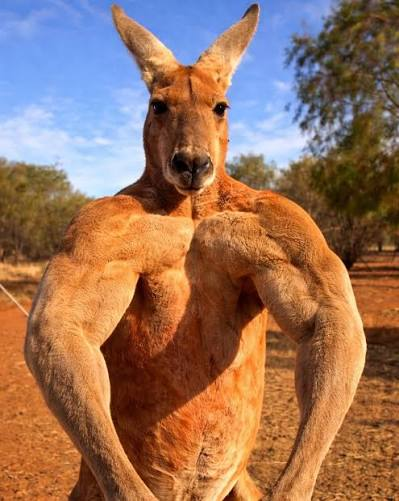
#> input picture img-original-0074/canguro-0074-original.jpg, 399 x 501 px
$ python codigo-va-0074.py
#> lines starting #> are read from the running program, lines starting #| are printed output that depends on the picture; after the words box and inside, x2 and y2 are one past the last pixel; in counts of white or black regions, pixels touching at a corner belong together
# Examen de Jaquez Andres 0074 Numero de lista 31

import cv2
from pathlib import Path

# 1. Definir las rutas de trabajo
carpeta_proyecto = Path(__file__).resolve().parent.parent

# CORREGIDO: Se ajustó el nombre exacto del archivo según la captura
ruta_original = (
    carpeta_proyecto
    / "img-original-0074"
    / "canguro-0074-original.jpg"
)

carpeta_resultados = (
    carpeta_proyecto / "resultados-img-0074"
)

# Crear la carpeta de resultados si no existe
carpeta_resultados.mkdir(parents=True, exist_ok=True)

# 2. Leer la imagen original con imread
img0074 = cv2.imread(str(ruta_original))
#> img0074 is the input picture: shape (501, 399, 3); mean B, G, R 91, 113.8, 153.1

# Comprobar que la imagen se haya leído correctamente
if img0074 is None:
    raise FileNotFoundError(
        f"No se pudo leer la imagen: {ruta_original}"
    )

# 3. Rotar la imagen 90 grados en sentido horario
img90_0074 = cv2.rotate(
    img0074, cv2.ROTATE_90_CLOCKWISE
)
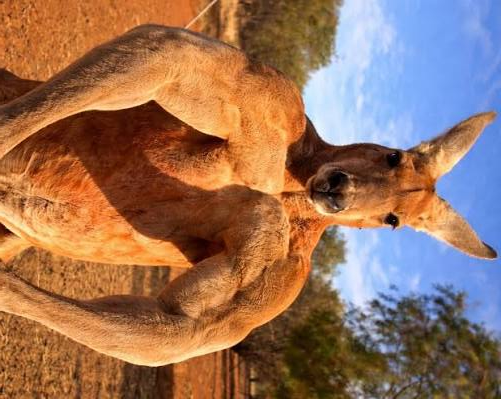
#> img90_0074: shape (399, 501, 3); mean B, G, R 91, 113.8, 153.1

# 4. Rotar la imagen 45 grados
alto, ancho = img0074.shape[:2]
#> alto = 501; ancho = 399

centro = (ancho // 2, alto // 2)
#> centro = (199, 250)

matriz_rotacion = cv2.getRotationMatrix2D(
    centro, 45, 1.0
)

img45_0074 = cv2.warpAffine(
    img0074,
    matriz_rotacion,
    (ancho, alto)
)
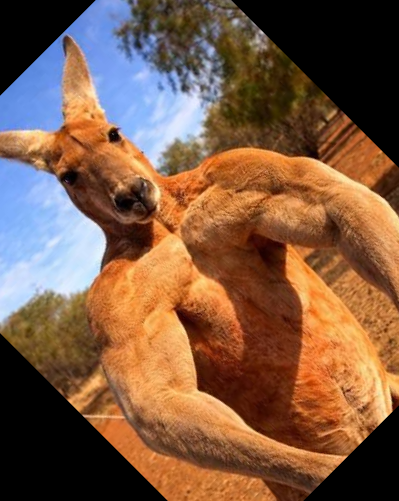
#> img45_0074: shape (501, 399, 3); mean B, G, R 68, 90.5, 125.9

# 5. Redimensionar a 600 píxeles de ancho
# y 500 píxeles de alto
img600x500_0074 = cv2.resize(
    img0074, (600, 500)
)
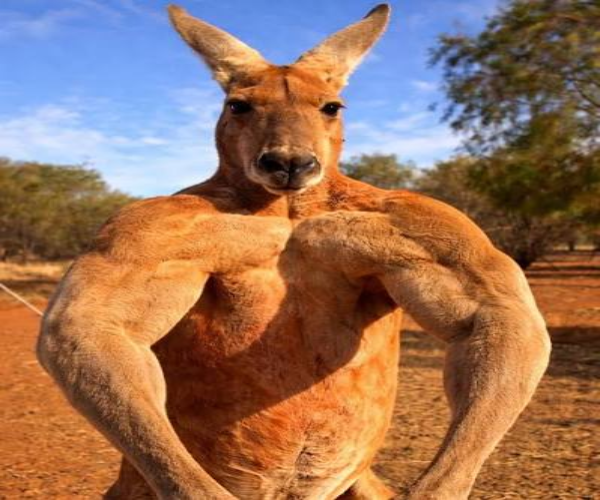
#> img600x500_0074: shape (500, 600, 3); mean B, G, R 90.9, 113.6, 153

# 6. Dibujar un rectángulo rojo de 100 x 200
# píxeles sobre una copia de la imagen original
img_rojo_0074 = img0074.copy()

x1, y1 = 50, 50
x2, y2 = x1 + 100, y1 + 200

cv2.rectangle(
    img_rojo_0074,
    (x1, y1),
    (x2, y2),
    (0, 0, 255),
    3
)
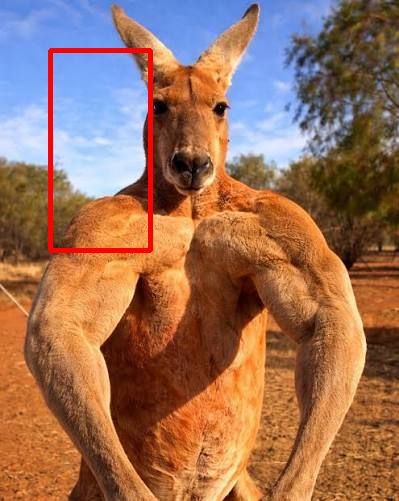
#> img_rojo_0074: shape (501, 399, 3); 1.49% of pixels changed, all inside (x1, y1, x2, y2) = (48, 48, 153, 253)

# 7. Mostrar las cinco imágenes con sus títulos
cv2.imshow("Canguro original 0074", img0074)

cv2.imshow("Canguro 90 0074", img90_0074)

cv2.imshow("Canguro 45 0074", img45_0074)

cv2.imshow(
    "Canguro 600x500 0074",
    img600x500_0074
)

cv2.imshow("Canguro rojo 0074", img_rojo_0074)

# 8. Guardar las cuatro imágenes procesadas
cv2.imwrite(
    str(carpeta_resultados / "img-canguro1-0074.jpg"),
    img90_0074
)

cv2.imwrite(
    str(carpeta_resultados / "img-canguro2-0074.jpg"),
    img45_0074
)

# CORREGIDO: Se cambió la extensión .jp a .jpg
cv2.imwrite(
    str(carpeta_resultados / "img-canguro3-0074.jpg"),
    img600x500_0074
)

# CORREGIDO: Se cambió la extensión .jp a .jpg
cv2.imwrite(
    str(carpeta_resultados / "img-canguro4-0074.jpg"),
    img_rojo_0074
)

# 9. Esperar una tecla y cerrar las ventanas
print("Imágenes procesadas y guardadas.")
print("Presiona una tecla en las ventanas para finalizar.")

cv2.waitKey(0)
cv2.destroyAllWindows()
